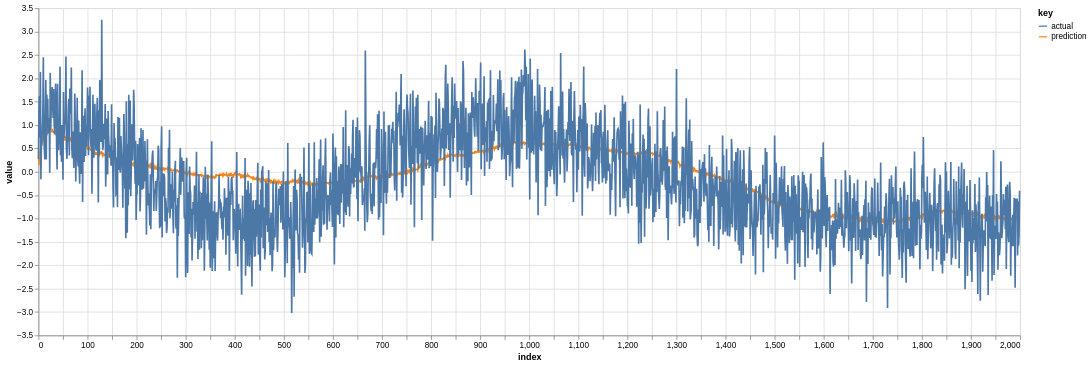

Source (notebook cell):
### Code cell
i = 7
x_pred, z_mean, z_sd = model(x[i], jr.PRNGKey(42))

df = pd.DataFrame({'prediction': x_pred[0], 'actual': x[i].ravel()})
n_rows = 2000
alt.Chart(
    df.iloc[:n_rows].reset_index()
).transform_fold(
    df.columns.to_list()
).mark_line().encode(
    x='index:Q', y='value:Q', color='key:N'
).properties(width=1_200, height=400)

### Figure 1 — Vega-Lite specification as saved in the notebook (floating-point values rounded to 4 significant figures; data arrays with more than 128 entries replaced by an {"elided": "..."} marker saying what was removed)
{"config": {"view": {"continuousWidth": 300, "continuousHeight": 300}}, "data": {"name": "data-00aea0224afeac1fd5698d6153c71c88"}, "mark": {"type": "line"}, "encoding": {"color": {"field": "key", "type": "nominal"}, "x": {"field": "index", "type": "quantitative"}, "y": {"field": "value", "type": "quantitative"}}, "height": 400, "transform": [{"fold": ["prediction", "actual"]}], "width": 1200, "$schema": "https://vega.github.io/schema/vega-lite/v5.8.0.json", "datasets": {"data-00aea0224afeac1fd5698d6153c71c88": {"elided": "2000 records"}}}
